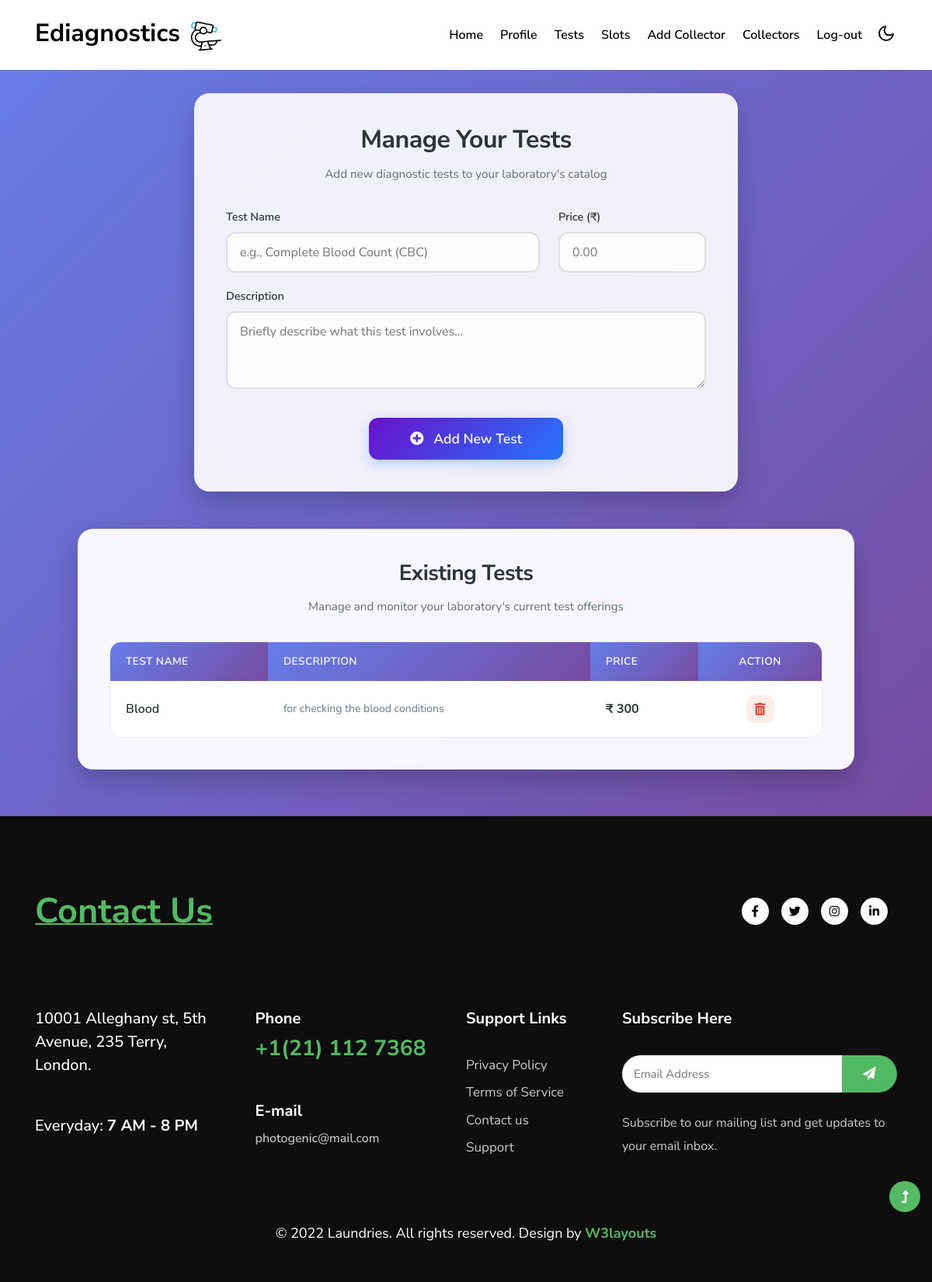
/lab_tests/ (signed in), run on the app's committed database.
### EdiagApp/models.py (models this page shows)
class Tests(models.Model):
    lab = models.ForeignKey(LabReg, on_delete=models.CASCADE)
    test = models.CharField(max_length = 50)
    description = models.CharField(max_length = 50)
    price = models.IntegerField()

### EdiagApp/views.py (the view, shortened to what this page needs)
# urls.py: path('lab_tests/',views.lab_tests),
def lab_tests(request):
    userid = request.session.get("uid")
    lab = LabReg.objects.get(id=userid)
    data = Tests.objects.filter(lab__id = userid)
    return render(request,'lab_tests.html',{"data":data})

### template/lab_tests.html (shortened to what this page needs)
{% extends "lab_home.html" %}
{% block content %}
<section class="premium-form-container" style="padding-top: 120px; padding-bottom: 60px; flex-direction: column; align-items: center; justify-content: flex-start; min-height: 100vh;">
    <div class="premium-card animate-up mb-5" style="max-width: 700px;">
        <div class="text-center mb-4">
            <h2 class="premium-title">Manage Your Tests</h2>
            <p class="premium-subtitle">Add new diagnostic tests to your laboratory's catalog</p>
        </div>
        <form method="post">
            <div class="row">
                <div class="col-md-8 premium-input-group">
                    <label class="premium-label">Test Name</label>
                    <input type="text"
                           class="premium-input"
                           placeholder="e.g., Complete Blood Count (CBC)"
                           name="test"
                           required>
                </div>
                <div class="col-md-4 premium-input-group">
                    <label class="premium-label">Price (₹)</label>
                    <input type="number"
                           class="premium-input"
                           name="price"
                           placeholder="0.00"
                           min="0"
                           required>
                </div>
            </div>
            <div class="premium-input-group">
                <label class="premium-label">Description</label>
                <textarea class="premium-input premium-textarea"
                          placeholder="Briefly describe what this test involves..."
                          name="description"
                          required></textarea>
            </div>
            <div class="text-center mt-3">
                <button type="submit" class="premium-button" style="max-width: 250px;">
                    <i class="fas fa-plus-circle me-2"></i> Add New Test
                </button>
            </div>
        </form>
    </div>
    <div class="premium-card animate-up" style="max-width: 1000px; background: rgba(255, 255, 255, 0.95);">
        <div class="text-center mb-4">
            <h3 class="premium-title">Existing Tests</h3>
            <p class="premium-subtitle">Manage and monitor your laboratory's current test offerings</p>
        </div>
        <div class="table-responsive premium-table-container">
            <table class="table premium-table">
                <thead>
                    <tr>
                        <th>Test Name</th>
                        <th>Description</th>
                        <th>Price</th>
                        <th class="text-center">Action</th>
                    </tr>
                </thead>
                <tbody>
                    {% for d in data %}
                    <tr>
                        <td class="font-weight-bold">{{ d.test }}</td>
                        <td class="text-muted small">{{ d.description }}</td>
                        <td class="price-tag">₹ {{ d.price }}</td>
                        <td class="text-center">
                            <a href="/labDelTest?id={{d.id}}" class="action-btn delete-btn" onclick="return confirm('Are you sure you want to delete this test?')">
                                <i class="fas fa-trash-alt"></i>
                            </a>
                        </td>
                    </tr>
                    {% endfor %}
                </tbody>
            </table>
        </div>
    </div>
</section>
{% endblock %}

### static/assets/css/custom-forms.css (style rules this page uses)
:root { --primary-gradient: linear-gradient(135deg, #667eea 0%, #764ba2 100%); --secondary-gradient: linear-gradient(135deg, #6a11cb 0%, #2575fc 100%); --glass-bg: rgba(255, 255, 255, 0.9); --glass-border: rgba(255, 255, 255, 0.2); --input-focus: #764ba2; --text-main: #2d3436; --text-muted: #636e72; }
.premium-form-container { font-family: 'Inter', sans-serif; background: var(--primary-gradient); min-height: 100vh; display: flex; align-items: center; justify-content: center; padding: 40px 20px; }
.premium-card { background: var(--glass-bg); backdrop-filter: blur(10px); border: 1px solid var(--glass-border); border-radius: 20px; box-shadow: 0 15px 35px rgba(0, 0, 0, 0.2); width: 100%; max-width: 800px; padding: 40px; transition: transform 0.3s ease; }
.premium-title { font-weight: 700; color: var(--text-main); margin-bottom: 10px; text-align: center; letter-spacing: -0.5px; }
.premium-subtitle { color: var(--text-muted); text-align: center; margin-bottom: 30px; font-size: 0.95rem; }
.premium-input-group { margin-bottom: 20px; }
.premium-label { display: block; font-weight: 600; color: var(--text-main); margin-bottom: 8px; font-size: 0.9rem; }
.premium-input { width: 100%; padding: 12px 16px; border: 2px solid #e0e0e0; border-radius: 12px; font-size: 1rem; transition: all 0.3s ease; background: #fdfdfd; }
.premium-textarea { min-height: 100px; }
.premium-button { background: var(--secondary-gradient); color: #fff; border: none; padding: 14px 30px; border-radius: 12px; font-weight: 600; font-size: 1.1rem; width: 100%; cursor: pointer; transition: all 0.3s ease; box-shadow: 0 5px 15px rgba(37, 117, 252, 0.3); margin-top: 10px; }
.animate-up { animation: fadeInUp 0.6s ease forwards; }

### template/lab_tests.html (style rules this page uses)
.premium-table-container { border-radius: 15px; overflow: hidden; border: 1px solid rgba(0, 0, 0, 0.05); }
.premium-table { margin-bottom: 0; background: #fff; }
.premium-table thead th { background: var(--primary-gradient); color: #fff; border: none; padding: 15px 20px; font-weight: 600; text-transform: uppercase; font-size: 0.85rem; letter-spacing: 0.5px; }
.premium-table tbody td { padding: 18px 20px; vertical-align: middle; border-bottom: 1px solid rgba(0, 0, 0, 0.05); color: #2d3436; }
.premium-table tbody tr:last-child td { border-bottom: none; }
.price-tag { font-weight: 700; color: #2575fc; }
.action-btn { width: 36px; height: 36px; display: inline-flex; align-items: center; justify-content: center; border-radius: 10px; transition: all 0.3s ease; text-decoration: none; }
.delete-btn { background: rgba(231, 76, 60, 0.1); color: #e74c3c; }
.font-weight-bold { font-weight: 600; }

### data on the page
Tests: test "Blood", description "for checking the blood conditions", price "300"
